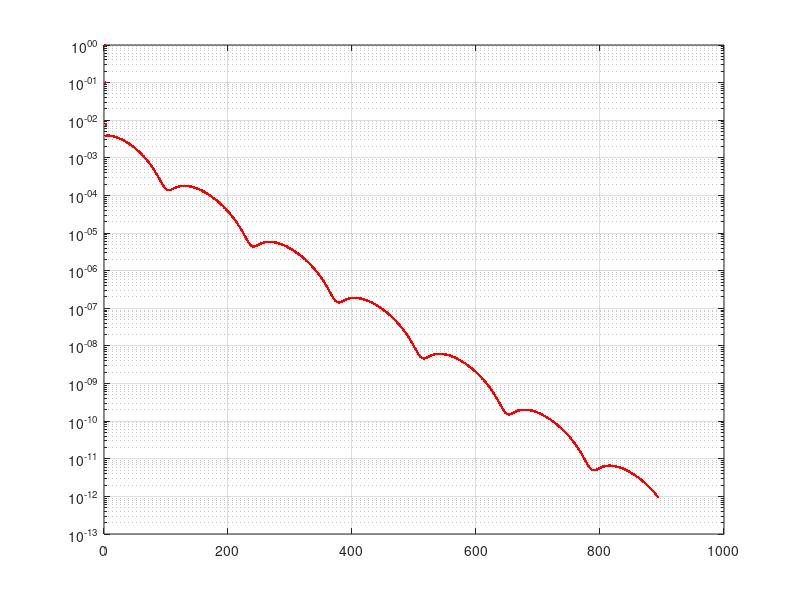

Write MATLAB code to recreate this figure.

% Paprastuju iteraciju ir Gauso-Zeidelio algoritmai

clc, clear all
% A=[ 1 -1  0  0;
%    -1  2 -1  0;
%    0  -1  2 -1;
%    0   0 -1  2]
% b=[2;0;0;0]
 A=[
  5 11 7 0;
  2 6 17 2;
  2 1  5 1;
  4 12 1 7;
 ] % coefficient matrix
 b=[50; 75; 30; 171] % right-hand side vector
n=size(A,1)
Aprad=A;


method='simple_iterations';
method='Gauss-Seidel_iterations';
alpha=[100; 20; 1; 1];  % laisvai parinkti metodo parametrai
% alpha=[1; 1; 1; 1];  % laisvai parinkti metodo parametrai

Atld=diag(1./diag(A))*A-diag(alpha)
btld=diag(1./diag(A))*b

nitmax=1000;
eps=1e-12;
x=zeros(n,1);x1=zeros(n,1);
fprintf(1,'\n sprendimas iteracijomis:'); 
for it=1:nitmax
  if strcmp(method,'Gauss-Seidel_iterations')
    for i=1:n
        x1(i)=(btld(i)-Atld(i,:)*x1)/alpha(i);
    end
  elseif strcmp(method,'simple_iterations')
       x1=(btld-Atld*x)./alpha; 
  else, 
    'neaprasytas metodas', return,
  end
  prec(it)=norm(x1-x)/(norm(x)+norm(x1));
  fprintf(1,'iteracija Nr. %d,  tikslumas  %g\n',it,prec(it))
  if prec(it) < eps, break, end
  x=x1;
end
x
disp('patikrinimas')
Aprad*x-b

semilogy([1:length(prec)],prec,'r.');grid on,hold on
